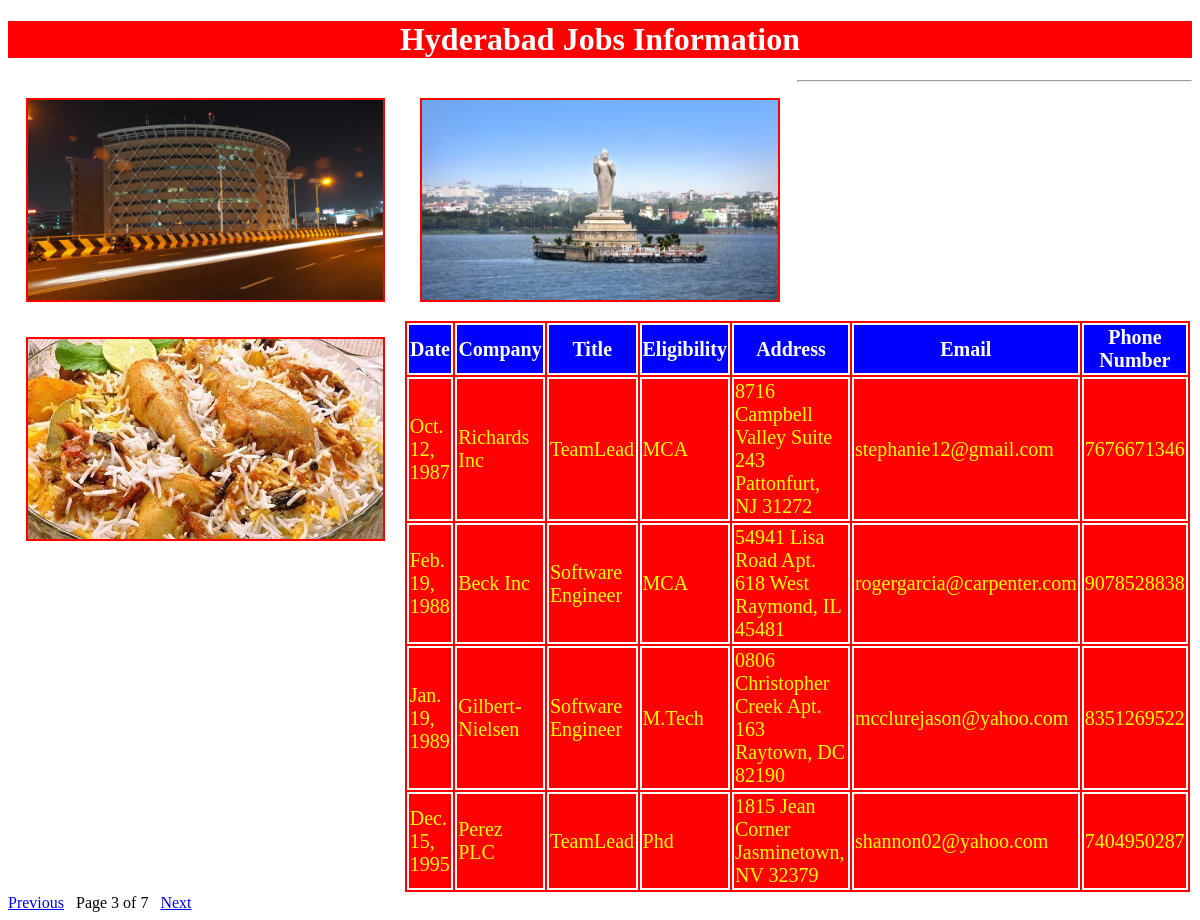
/hydjobs/?page=3, run on the app's committed database.
### testapp/models.py (models this page shows)
class hydjobs(models.Model):
    date=models.DateField();
    company=models.CharField(max_length=100);
    title=models.CharField(max_length=100);
    eligibility=models.CharField(max_length=100);
    address=models.CharField(max_length=100);
    email=models.EmailField();
    phonenumber=models.IntegerField()

### testapp/views.py (the view)
# urls.py: url(r'^hydjobs/', views.hydjobs1),
def hydjobs1(request):
    jobs_list=hydjobs.objects.order_by('date')
    paginator=Paginator(jobs_list,4)
    page_number=request.GET.get('page')
    try:
    	jobs_list=paginator.page(page_number)
    except PageNotAnInteger:
    	jobs_list=paginator.page(1)
    except EmptyPage:
    	jobs_list=paginator.page(paginator.num_pages)
    my_dict={'jobs_list':jobs_list}
    return render(request,'testapp/hydjobs.html',context=my_dict)

### templates/testapp/hydjobs.html (shortened to what this page needs)
<!DOCTYPE html>
{%load staticfiles%}
<html lang="en" dir="ltr">
  <head>
    <link rel="stylesheet" href="{% static "css/demo.css" %}">
  </head>
  <body>
    <h1>Hyderabad Jobs Information</h1>
      <img src="{%static "images/hyd2.jpg"%}" alt="">
      <img src="{%static "images/hyd1.jpg"%}" alt="">
      <img src="{%static "images/hyd3.jpg"%}" alt="">
      <hr>
      {% if jobs_list %}
      <table id='tab'>
        <thead>
          <th>Date</th>
          <th>Company</th>
          <th>Title</th>
          <th>Eligibility</th>
          <th>Address</th>
          <th>Email</th>
          <th>Phone Number</th>
        </thead>
        {%for job in jobs_list %}
        <tr>
          <td>{{job.date}}</td>
          <td>{{job.company}}</td>
          <td>{{job.title}}</td>
          <td>{{job.eligibility}}</td>
          <td>{{job.address}}</td>
          <td>{{job.email}}</td>
          <td>{{job.phonenumber}}</td>
        </tr>
        {% endfor %}
      </table>
{%include 'testapp/pagination.html' with page=jobs_list%}
      {%else %}
      <p>No Jobs Found in Hyderabad</p>
    {% endif %}
  </body>
</html>

### static/css/demo.css (style rules this page uses)
body { background: url(https://images.unsplash.com/photo-1512665591-75fa7ba868d7?ixlib=rb-0.3.5&ixid=eyJhcHBfaWQiOjEyMDd9&s=9fff1ea450ba4c7242b1bd207630469f&auto=format&fit=crop&w=667&q=80) }
img { height: 200px; width:30%; float:left; margin:1.5%; border:2px solid red; }
h1 { color:white; text-align: center; background:red; }
table,thead,th,tr,td { color:yellow; border:2px solid white; font-size: 20px; margin:auto; background:red; }
thead,th { color:white; border:2px solid white; font-size: 20px; margin:auto; background:blue; }
table tr:nth-of-type(even) { background: #f4c242; }

### data on the page
hydjobs: date "Oct. 12, 1987", company "Richards Inc", title "TeamLead", eligibility "MCA", address "8716 Campbell Valley Suite 243 Pattonfurt, NJ 31272", email "stephanie12@gmail.com", phonenumber "7676671346"
hydjobs: date "Feb. 19, 1988", company "Beck Inc", title "Software Engineer", eligibility "MCA", address "54941 Lisa Road Apt. 618 West Raymond, IL 45481", email "rogergarcia@carpenter.com", phonenumber "9078528838"
hydjobs: date "Jan. 19, 1989", company "Gilbert-Nielsen", title "Software Engineer", eligibility "M.Tech", address "0806 Christopher Creek Apt. 163 Raytown, DC 82190", email "mcclurejason@yahoo.com", phonenumber "8351269522"
hydjobs: date "Dec. 15, 1995", company "Perez PLC", title "TeamLead", eligibility "Phd", address "1815 Jean Corner Jasminetown, NV 32379", email "shannon02@yahoo.com", phonenumber "7404950287"

### other printed values
{{ page.number }} "3"
{{ page.paginator.num_pages }} "7"
